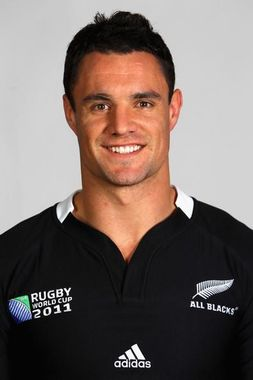
#> input picture dan.jpg, 253 x 380 px
$ python face-detection.py
#> lines starting #> are read from the running program, lines starting #| are printed output that depends on the picture; after the words box and inside, x2 and y2 are one past the last pixel; in counts of white or black regions, pixels touching at a corner belong together
#!/usr/bin/env python3
# -*- coding: utf-8 -*-

import cv2 as cv

# charger les classificateurs en cascade pré-entrainés
face_cascade = cv.CascadeClassifier('haarcascade_frontalface_default.xml')

# charger les images
img = cv.imread('dan.jpg')
#> img is the input picture: shape (380, 253, 3); mean B, G, R 102, 106.9, 119.8
gray = cv.cvtColor(img, cv.COLOR_BGR2GRAY)
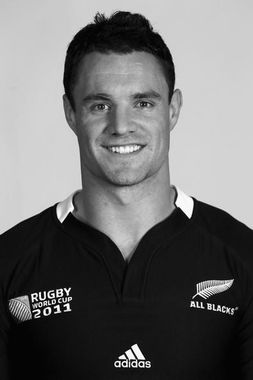
#> gray: shape (380, 253); min 0, max 255, mean 110.2

# exécution de la détection de visage
# detectMultiScale(image, scale factor, number of neighbors)
faces = face_cascade.detectMultiScale(gray, 1.1, 8)
#> faces = [[61, 56, 123, 123]]

# affichage des visages
i = 0
for face in faces:
    x, y, w, h = face

    # dessiner le rectangle sur l'image principale
    cv.rectangle(img, (x, y), (x + w, y + h), (0, 255, 0), 2)

    # extraire les visages de l'image principale
    # OpenCV et Numpy: y <-> row et x <-> col
    face = img[y:y+h, x:x+w]

    # afficher face0, face1, face2, etc...
    cv.imshow('face{}'.format(i), face)
    i += 1
#> this loop made 1 pass
#> (x, y, w, h, i) on pass 1: (61, 56, 123, 123, 1)
#> pass 1, `face = img[y:y+h, x:x+w]`:
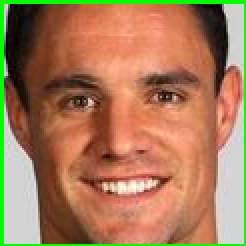
#> face: shape (123, 123, 3) (shown 2 times larger); mean B, G, R 88.6, 123.8, 167.1
#> after the loop:
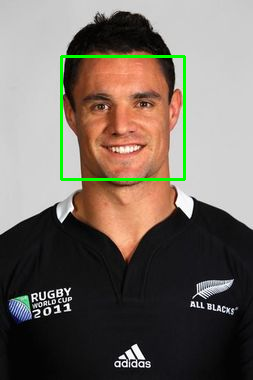
#> img: shape (380, 253, 3); 1.53% of pixels changed, all inside (x1, y1, x2, y2) = (60, 55, 186, 181)
#> after the loop, i = 1

# affiche l'image principale
cv.imshow('image principale', img)
cv.waitKey(0)
cv.destroyAllWindows()

$ run again, with brad-angelina.jpg copied over dan.jpg
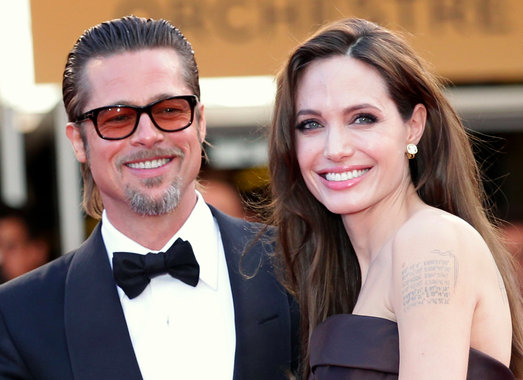
#> input picture brad-angelina.jpg, 523 x 380 px
#> img is the input picture: shape (380, 523, 3); mean B, G, R 113.1, 121.5, 144.6
#> faces = [[275, 68, 137, 137], [70, 58, 146, 146]]
#> the loop `for face in faces:` made 2 passes
#> (x, y, w, h, i) on passes 1 to 2: (275, 68, 137, 137, 1), (70, 58, 146, 146, 2)
#> pass 1, `face = img[y:y+h, x:x+w]`:
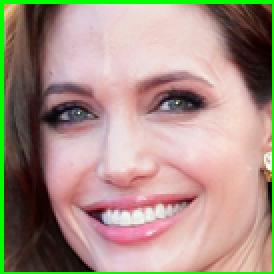
#> face: shape (137, 137, 3) (shown 2 times larger); mean B, G, R 133.8, 145.8, 168.3
#> after the loop `for face in faces:`:
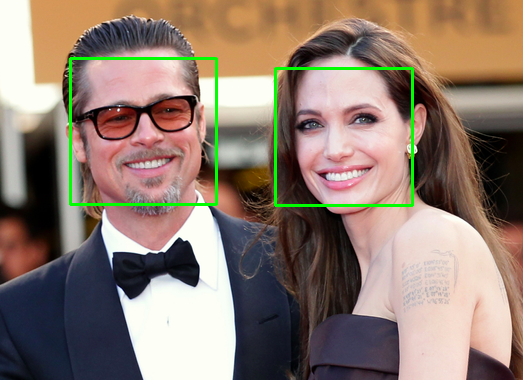
#> img: shape (380, 523, 3); 1.7% of pixels changed, all inside (x1, y1, x2, y2) = (69, 57, 414, 207)
#> after the loop `for face in faces:`: i = 2

$ run again, with obama.jpg copied over dan.jpg
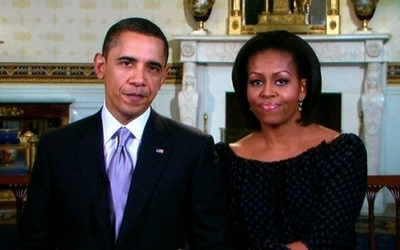
#> input picture obama.jpg, 400 x 250 px
#> img is the input picture: shape (250, 400, 3); mean B, G, R 74.2, 77.5, 82.5
#> faces = [[236, 55, 65, 65], [102, 37, 73, 73]]
#> the loop `for face in faces:` made 2 passes
#> (x, y, w, h, i) on passes 1 to 2: (236, 55, 65, 65, 1), (102, 37, 73, 73, 2)
#> pass 1, `face = img[y:y+h, x:x+w]`:
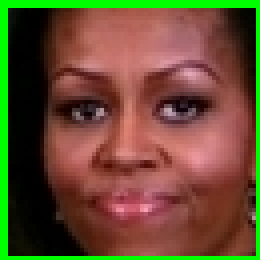
#> face: shape (65, 65, 3) (shown 4 times larger); mean B, G, R 49.3, 78, 102.4
#> after the loop `for face in faces:`:
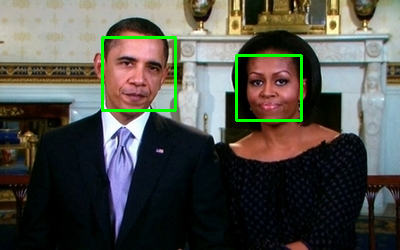
#> img: shape (250, 400, 3); 1.65% of pixels changed, all inside (x1, y1, x2, y2) = (101, 36, 303, 122)
#> after the loop `for face in faces:`: i = 2
